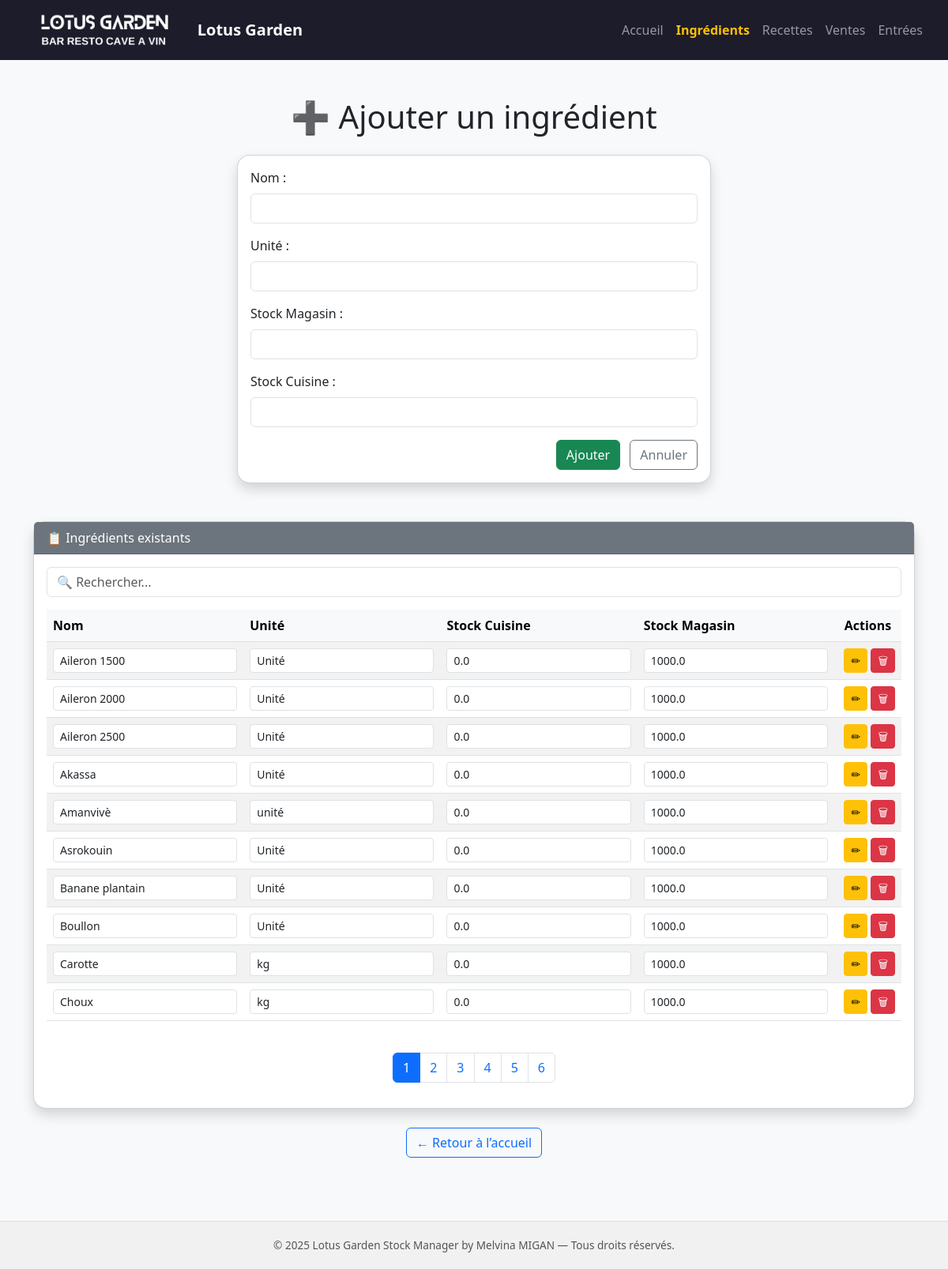
Page /ajouter on the earlier database version.
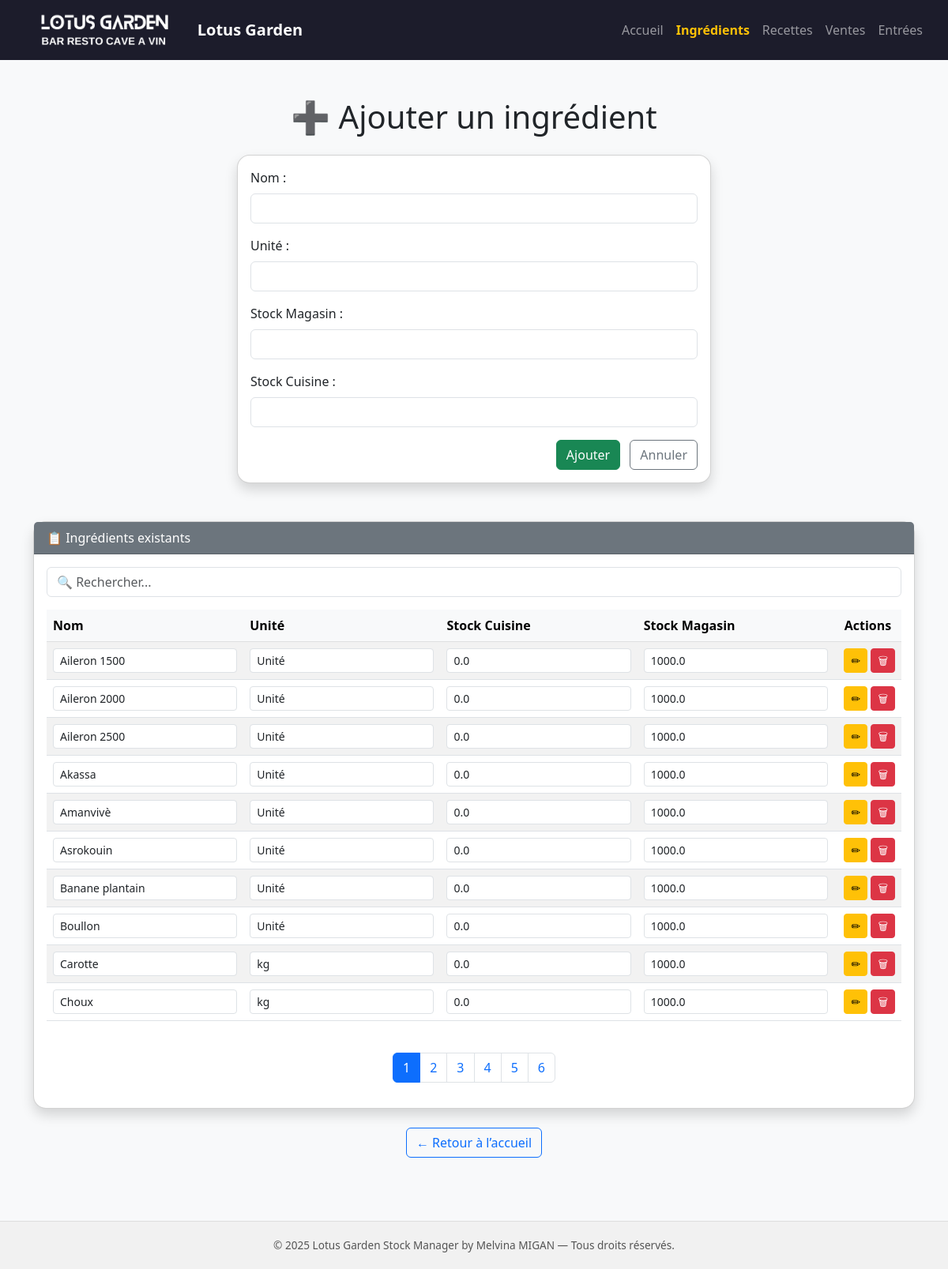
Same page on the later database version.
### app.py (models this page shows)
class Ingredient(db.Model):
    id = db.Column(db.Integer, primary_key=True)
    nom = db.Column(db.String(100), nullable=False)
    unite = db.Column(db.String(50), nullable=False)
    stock_cuisine = db.Column(db.Float, nullable=False, default=0.0)
    stock_magasin = db.Column(db.Float, nullable=False, default=0.0)

### app.py (the view, shortened to what this page needs)
@app.route('/ajouter', methods=['GET', 'POST'])
def ajouter():
    ingredients = Ingredient.query.order_by(Ingredient.nom.asc()).all()
    return render_template('ajouter.html', ingredients=ingredients)

### app.py (called while the page is built)
@app.context_processor
def inject_request():
    return dict(request=request)

### templates/ajouter.html (shortened to what the changed rows need)
<!DOCTYPE html>
<html lang="fr">
<head>
  <link rel="stylesheet" href="https://cdn.jsdelivr.net/npm/bootstrap@5.3.0/dist/css/bootstrap.min.css"/>
  <link rel="stylesheet" href="https://cdn.jsdelivr.net/npm/bootstrap-icons@1.10.5/font/bootstrap-icons.css"/>
  <link rel="stylesheet" href="https://cdnjs.cloudflare.com/ajax/libs/animate.css/4.1.1/animate.min.css"/>
</head>
<body>
<div class="container mt-5">
  <h1 class="text-center mb-4">➕ Ajouter un ingrédient</h1>
  <div class="card shadow">
    <div class="card-body">
      {% if ingredients %}
      <div class="table-responsive">
        <table id="ingredientsTable" class="table table-striped align-middle">
          <thead class="table-light">
            <tr>
              <th>Nom</th>
              <th>Unité</th>
              <th>Stock Cuisine</th>
              <th>Stock Magasin</th>
              <th class="text-center">Actions</th>
            </tr>
          </thead>
          <tbody id="ingredientsBody">
            {% for ingr in ingredients %}
            <tr>
              <form method="POST" action="{{ url_for('modifier', id=ingr.id) }}">
                <td><input name="nom" value="{{ ingr.nom }}" class="form-control form-control-sm" readonly></td>
                <td><input name="unite" value="{{ ingr.unite }}" class="form-control form-control-sm" required></td>
                <td><input name="stock_cuisine" type="number" step="0.01" value="{{ ingr.stock_cuisine }}" class="form-control form-control-sm" required></td>
                <td><input name="stock_magasin" type="number" step="0.01" value="{{ ingr.stock_magasin }}" class="form-control form-control-sm" required></td>
                <td class="text-end">
                  <button class="btn btn-warning btn-sm" type="submit" title="Modifier">✏</button>
                  <a href="{{ url_for('supprimer', id=ingr.id) }}" class="btn btn-danger btn-sm" onclick="return confirm('Supprimer {{ ingr.nom }} ?')">🗑</a>
                </td>
              </form>
            </tr>
            {% endfor %}
          </tbody>
        </table>
      </div>
      {% else %}
      <p class="text-muted">Aucun ingrédient enregistré.</p>
      {% endif %}
    </div>
  </div>
</div>
</body>
</html>

Differences in the rows shown:
changed Ingredient "Amanvivè": unite "unité" → "Unité"
